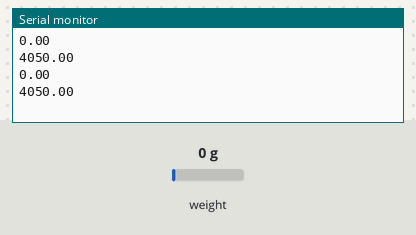
The sketch below on a simulated ESP32. Shown: the last lines printed to the serial monitor. The test bench sets the inputs (shaded band); at power-on: weight on the scale 0 g.

Above: at 2.2 s.
2.3 s: weight on the scale set to 100 g
At 2.9 s:
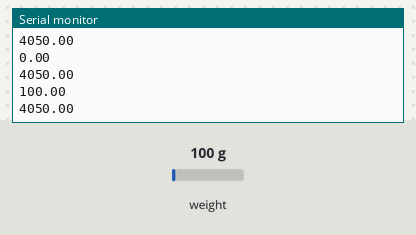
3.8 s: weight on the scale set to 1250 g
At 4.5 s:
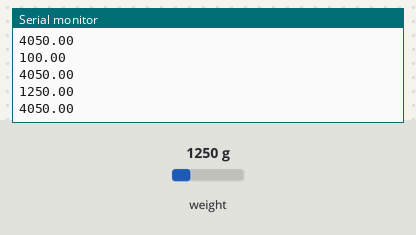
Timing chart, 0 to 6.8 s (numbered marks = the images above; inputs shaded):
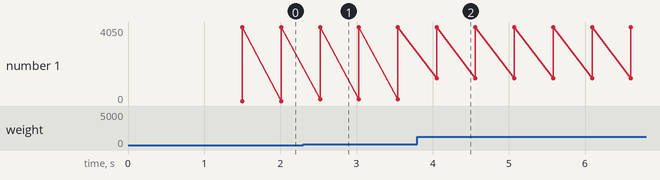

The sketch:

Load_Cell_Basic_Code.ino
```cpp
#include "HX711.h"
HX711 scale;

uint8_t dataPin = 22;
uint8_t clockPin = 23;

uint32_t start, stop;
volatile float f;
float scaleMultFactor = 4050;
float calibrationWeight = 1;

void setup() {
  Serial.begin(115200);

  //Scale Setup
  scale.begin(dataPin, clockPin); //treating pins as scale/reading as such
  scale.set_scale(scaleMultFactor);
  scale.tare();
}

void loop()
{
  Serial.println(scale.get_units(5));
  Serial.println(scaleMultFactor);
  delay(10);
}
```

Measured:
- after the input at 2.3 s, the serial monitor: prints a new line after 0.22 s (image 1)
- after the input at 3.8 s, the serial monitor: prints a new line after 0.25 s (image 2)
